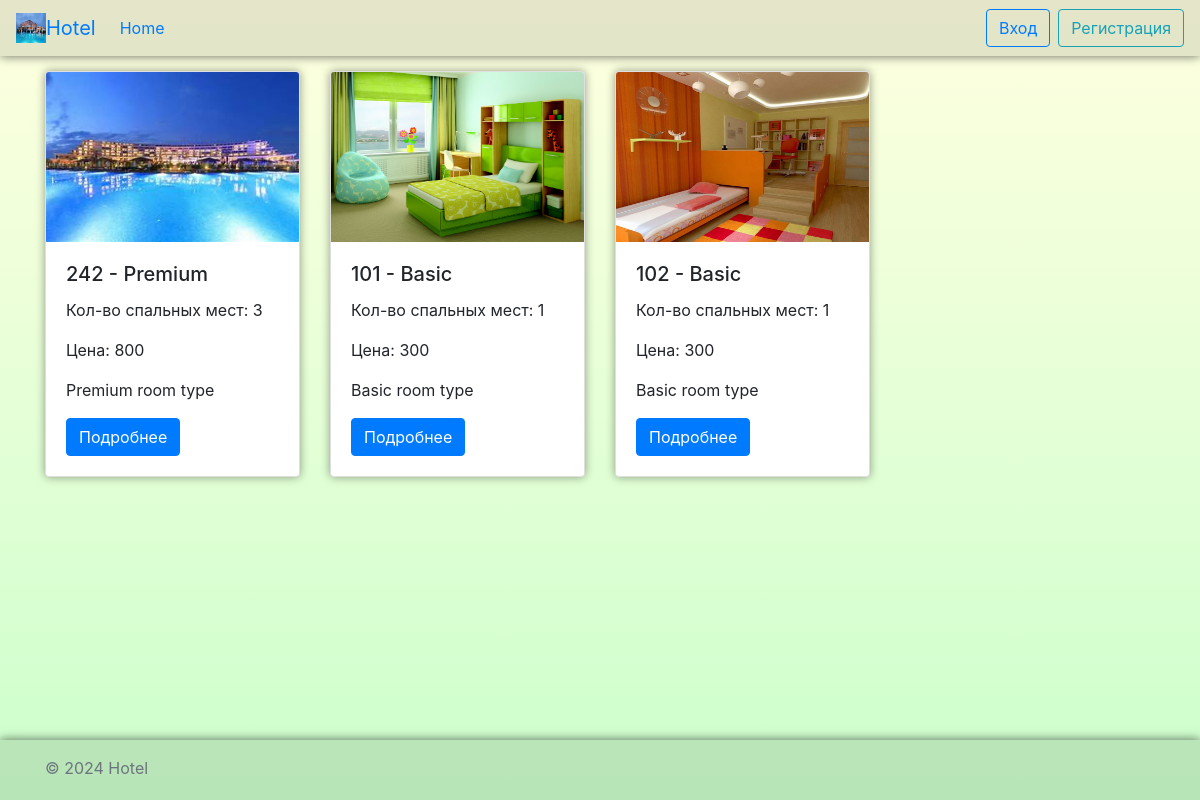
/, run on an earlier commit of the app's database.
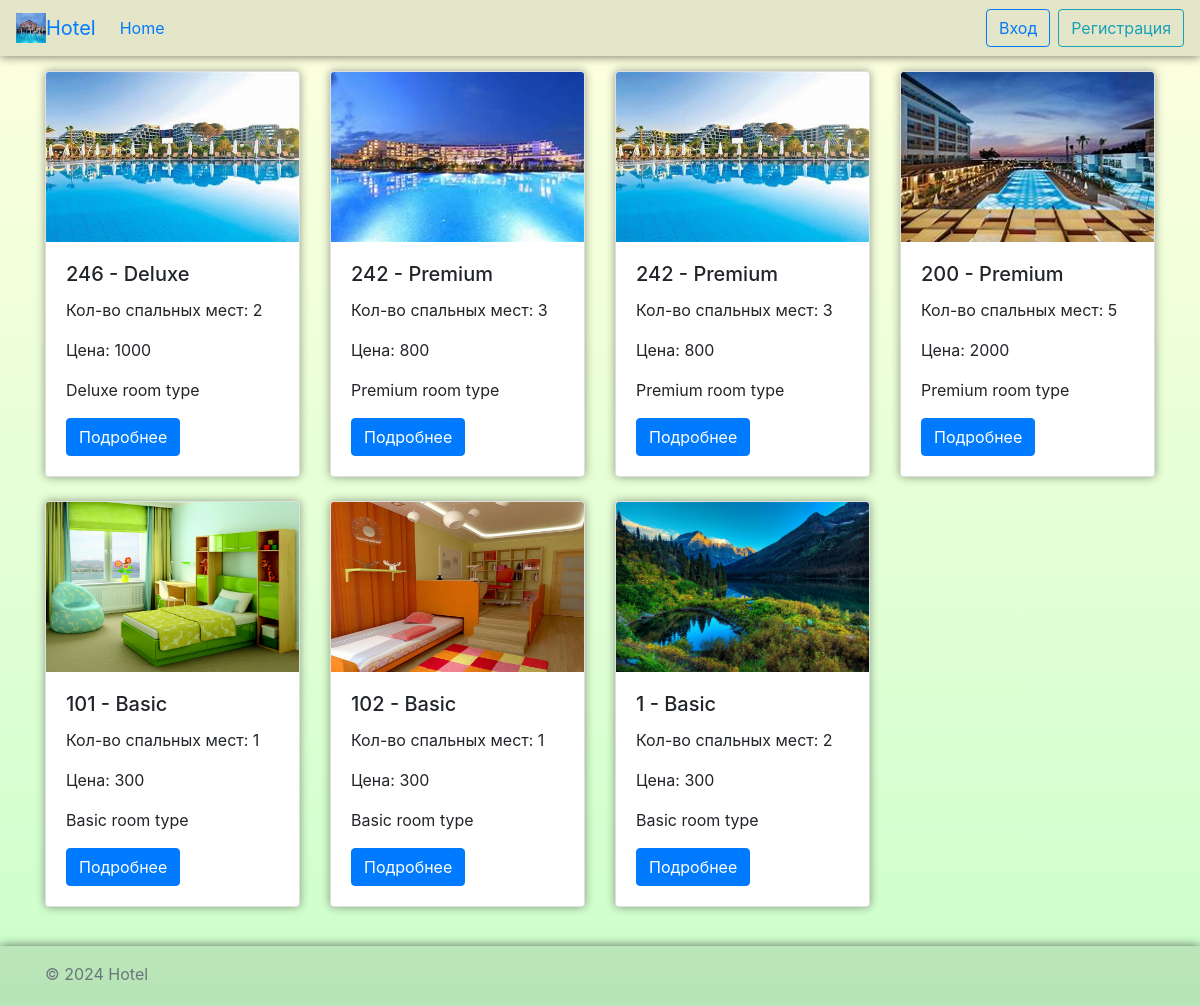
And on a later commit of the database.
### rooms/models.py (models this page shows, shortened)
class Room(models.Model):
    id = models.AutoField(primary_key=True)
    room_type = models.ForeignKey(RoomType, on_delete=models.CASCADE)
    number = models.IntegerField()
    beds = models.IntegerField()
    price = models.IntegerField()
    is_available = models.BooleanField(default=True)
    image = models.ImageField(upload_to='room_images/', null=True, blank=True)
    description = models.TextField(null=True, blank=True)
    is_deleted = models.BooleanField(default=False)

class RoomType(models.Model):
    id = models.AutoField(primary_key=True)
    name = models.CharField(max_length=50)
    description = models.TextField(null=True, blank=True)

### rooms/views.py (the view, shortened to what this page needs)
# urls.py: path('', views.room_list, name='room_list'),
def room_list(request):
    rooms = Room.objects.filter(is_deleted=False)
    return render(request, 'rooms/room_list.html', {'rooms': rooms})

### templates/rooms/room_list.html (shortened to what this page needs)
{% extends 'layout.html' %}
{% block content %}
    <div class="row justify-content-flex-start column-gap-3">
        {% for room in rooms %}
            <div class="col-sm-6 col-md-4 col-lg-3">
                <div class="card mb-4 box-shadow" style="box-shadow: 0 0 10px rgba(0, 0, 0, 0.4)">
                    <img src="{{ room.image.url }}" class="card-img-top" alt="room image" height="170">
                    <div class="card-body">
                        <h5 class="card-title">{{ room.number }} - {{ room.room_type.name }}</h5>
                        <p class="card-text">Кол-во спальных мест: {{ room.beds }}</p>
                        <p class="card-text">Цена: {{ room.price }}</p>
                        <p class="card-text">{{ room.room_type.description }}</p>
                        <a href="{% url 'room_detail' room_id=room.id %}" class="btn btn-primary">Подробнее</a>
                    </div>
                </div>
            </div>
        {% endfor %}
    </div>
{% endblock %}

### templates/layout.html (shortened to what this page needs)
<!DOCTYPE html>
<html lang="en" style="position: relative; min-height: 100%;">
<head>
    <link href="https://stackpath.bootstrapcdn.com/bootstrap/4.3.1/css/bootstrap.min.css" rel="stylesheet">
</head>
<body style="padding-bottom: 60px;">
<header>
    <nav class="navbar navbar-expand-lg"
         style="background-color: rgba(0, 0, 0, 0.1); box-shadow: 0 0 10px rgba(0, 0, 0, 0.6);">
        <img src="/media/default.jpg" width="30" height="30" alt="">
        <a class="navbar-brand" href="#">Hotel</a>
        <div class="collapse navbar-collapse justify-content-between" id="navbarNav">
            <ul class="navbar-nav">
                <li class="nav-item active">
                    <a class="nav-link" href="{% url 'room_list' %}">Home <span class="sr-only">(current)</span></a>
                </li>
            </ul>
            {% if not user.is_authenticated %}
                <ul class="navbar-nav">
                    <li class="nav-item active mr-2">
                        <button type="button" class="btn btn-outline-primary" data-toggle="modal"
                                data-target="#loginModal">
                            Вход
                        </button>
                    </li>
                    <li class="nav-item">
                        <button type="button" class="btn btn-outline-info" data-toggle="modal"
                                data-target="#regModal">
                            Регистрация
                        </button>
                    </li>
                </ul>
            {% endif %}
        </div>
    </nav>
</header>
<main role="main" class="container" style="padding: 15px">
    {% block content %}
    {% endblock %}
</main>
<footer class="footer mt-auto py-3"
        style="position: absolute; bottom: 0; width: 100%; height: 60px; background-color: rgba(0, 0, 0, 0.1); box-shadow: 0 0 10px rgba(0, 0, 0, 0.6)">
    <div class="container">
        <span class="text-muted">© 2024 Hotel</span>
    </div>
</footer>
</body>
</html>

### templates/layout.html (style rules this page uses)
body { background: linear-gradient(to bottom, #ffffe0, #ccffcc); }

What changed in the data, as far as the page shows it:
now on this page (row edited): Room: image (picture), number "246", room_type.name "Deluxe", beds "2", price "1000", room_type.description "Deluxe room type"
now on this page (row edited): Room: image (picture), number "242", room_type.name "Premium", beds "3", price "800", room_type.description "Premium room type"
now on this page (row edited): Room: image (picture), number "200", room_type.name "Premium", beds "5", price "2000", room_type.description "Premium room type"
added Room: image (picture), number "1", room_type.name "Basic", beds "2", price "300", room_type.description "Basic room type"
